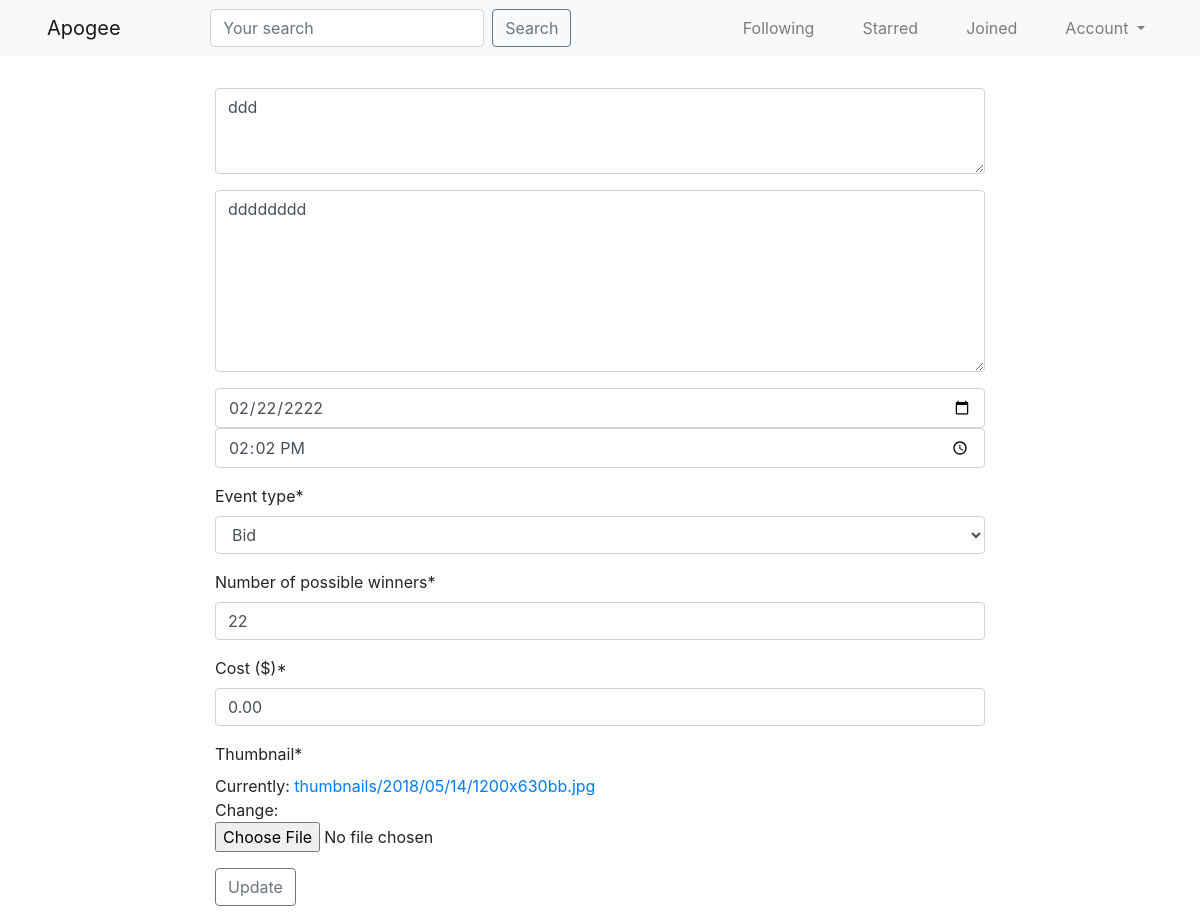
The page /events/102/update/ (signed in) on the database its author committed.
### parties/models.py (models this page shows, shortened)
class Party(models.Model):
	user 			= models.ForeignKey(
						settings.AUTH_USER_MODEL,
						on_delete=models.CASCADE
					)
	title 			= models.CharField(
						max_length=140,
						validators=[validate_title]
					)
	description 	= models.CharField(max_length=280)
	time_created	= models.DateTimeField(auto_now_add=True)
	updated 		= models.DateTimeField(auto_now=True)
	party_time		= models.DateTimeField()
	starred 		= models.ManyToManyField(
						settings.AUTH_USER_MODEL,
						blank=True,
						related_name='starred_by'
					)
	joined 			= models.ManyToManyField(
						settings.AUTH_USER_MODEL,
						blank=True,
						related_name='joined_by'
					)
	winners  		= models.ManyToManyField(
						settings.AUTH_USER_MODEL,
						blank=True,
						related_name='won_by'
					)
	num_possible_winners = models.PositiveSmallIntegerField(default=1)
	num_curr_winners = models.PositiveSmallIntegerField(default=0)
	is_open = models.BooleanField(default=True)
	thumbnail 		= models.ImageField(upload_to='thumbnails/%Y/%m/%d/')
	task_id			= models.CharField(max_length=50, blank=True, editable=False)
	cost 			= models.DecimalField(max_digits=7, decimal_places=2, default=0)
	event_type		= models.IntegerField(
						choices=(
							(1, 'Drawing'),
							(2, 'Bid'),
							(3, 'Buy')),
						default=1)
	objects = PartyManager()
	class Meta:
		ordering = ['-time_created']

### parties/views.py (the view)
# urls.py: path('<int:pk>/update/', PartyUpdateView.as_view(), name='update'), # /1/update
class PartyUpdateView(UserOwnerMixin, LoginRequiredMixin, UpdateView):
	queryset = Party.objects.all()
	form_class = PartyModelForm
	template_name = 'parties/update_view.html'

### accounts/models.py (called while the page is built)
	def get_absolute_url(self):
		return reverse_lazy('profiles:detail', kwargs={'username': self.user.username})

	def get_edit_url(self):
		return reverse_lazy('profiles:edit', kwargs={'username': self.user.username})

### parties/templates/parties/update_view.html (shortened to what this page needs)
{% extends 'base.html' %}
{% block content %}
<div class='row'>
	<div class='col-sm-8 offset-sm-2 mt-3'>
		{% include "parties/form.html" with form_id='party-form' form=form btn_title="Update" %}
	</div>
</div>
{% endblock content %}

### parties/templates/parties/form.html (shortened to what this page needs)
{% load crispy_forms_tags %}
<form {% if form_id %} id='{{ form_id }}' {% endif %} class='form mt-3' method='POST' action='' enctype="multipart/form-data">
    {{ form|crispy }}
    <input class='btn btn-outline-secondary' type="submit" value="{{ btn_title }}" />
</form>

### rows shown on the page
Party: title "ddd", description "dddddddd", event_type "Bid", num_possible_winners "22", cost "0.00"
